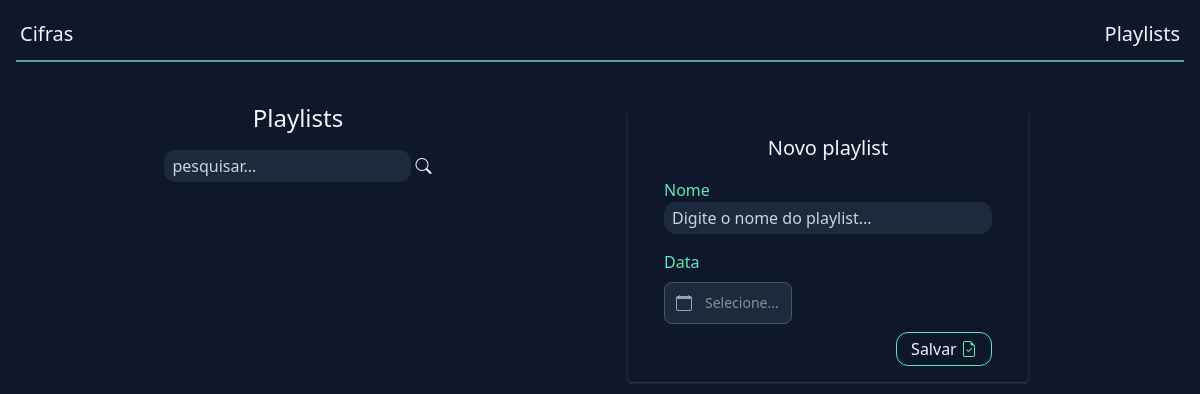
/playlist, run on an earlier commit of the app's database.
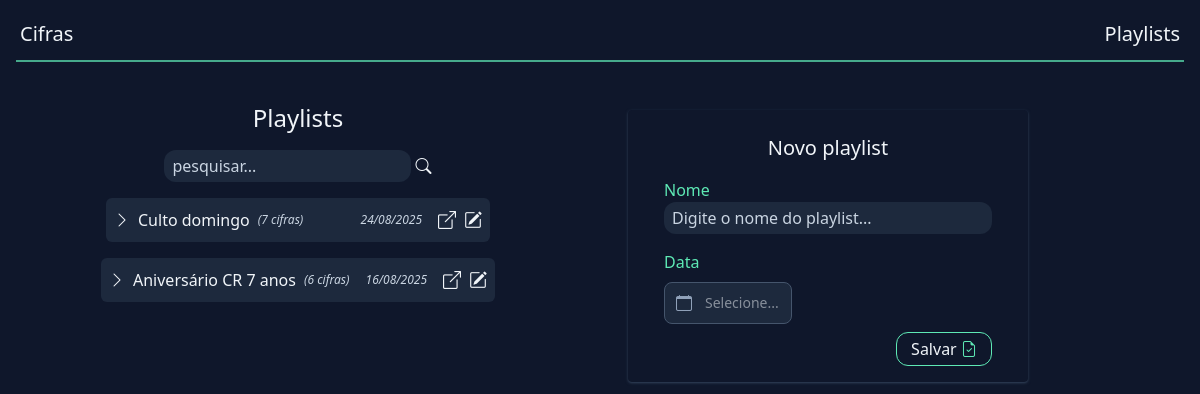
And on a later commit of the database.
### tables this page shows
CREATE TABLE "playlists"(
	id integer primary key,
  "playlist_name" varchar(255),
 	dt_event timestamp
);

### helpers.php (called while the page is built, shortened)
<?php
function view($view, $data = [])
{
    require "views/template/app.php";
}

### controllers/playlist.controller.php (called while the page is built, shortened)
<?php
$pesquisa = $_REQUEST['pesquisar'] ?? null;
if (!$pesquisa) {
    $playlists = $database
        ->query(
            query: "
                select pl.id,
                    pl.playlist_name,
                    strftime('%d/%m/%Y', pl.dt_event) as dt_event,
                    count(pli.id) as total_chords
                from playlists pl
                left join playlist_items pli on pl.id = pli.playlist_id
                group by pl.id
                order by pl.dt_event desc
            ",
            class: PlayChordDTO::class
        )->fetchAll();
}
view('playlist', compact('playlists', 'playlistItems'));

### routes.php (called while the page is built, shortened)
<?php
$controller = str_replace('/', '', parse_url($_SERVER['REQUEST_URI'])['path']);
require "controllers/{$controller}.controller.php";

### index.php (called while the page is built, shortened)
<?php
require "database.php";
require "helpers.php";
require "routes.php";

### database.php (called while the page is built, shortened)
<?php
class Database
{
    private $db;
    public function __construct()
    {
        $this->db = new PDO("sqlite:database.sqlite");
    }
    public function query(string $query, $class = null, array $params = [])
    {
        $prepare = $this->db->prepare($query);
        if ($class) {
            $prepare->setFetchMode(PDO::FETCH_CLASS, $class);
        }
        $prepare->execute($params);
        return $prepare;
    }
}
$database = new Database();

### views/playlist.view.php (the view, shortened to what this page needs)
<div class="md:mt-6 md:grid md:grid-cols-2 md:gap-2">
    <div class="flex flex-col space-y-4 ">
        <div class="flex mt-4 mx-auto">
            <h1 class="text-2xl text-slate-100 hidden md:block">Playlists</h1>
        </div>
        <div class="group flex items-center gap-2 mx-auto">
            <form method="GET">
                <input
                    type="text"
                    name="pesquisar"
                    placeholder="pesquisar..."
                    class="group bg-slate-800 px-2 py-1 rounded-xl placeholder:text-slate-300 focus:outline-none focus:ring-1 focus:ring-emerald-300/75">
                <button type="submit">
                    <i class="bi bi-search group-focus-within:text-emerald-300/75"></i>
                </button>
            </form>
        </div>
        <?php foreach ($playlists as $playlist) : ?>
            <div class="gap-2 mx-auto max-w-lg min-w-sm">
                <div
                    class="group bg-slate-800 text-slate-100 p-2 rounded-md flex justify-between items-center hover:bg-slate-700 cursor-pointer"
                    onclick="togglePlaylist(this)">
                    <?php if (!empty($playlist->total_chords)) : ?>
                        <i class="bi bi-chevron-right text-slate-100 my-auto transition-transform"></i>
                    <?php else: ?>
                        <i class="bi bi-chevron-right text-slate-100 my-auto transition-transform sr-only"></i>
                    <?php endif; ?>
                    <div class="flex items-center flex-1 ml-2">
                        <p><?= $playlist->playlist_name ?></p>
                        <p class="text-xs text-slate-300 italic ml-2">
                            (<?= $playlist->total_chords ?> cifras)
                        </p>
                    </div>
                    <p class="text-xs text-slate-300 italic ml-4">
                        <?= $playlist->dt_event ?>
                    </p>
                    <i
                        class="bi bi-box-arrow-up-right text-slate-100 my-auto ml-4 text-lg"
                        onclick="openNewScreen(event, '/play-chord?id=<?= $playlist->id ?>')"></i>
                    <i
                        class="bi bi-pencil-square ml-2 text-lg"
                        onclick="editPlaylist(event, this)"></i>
                </div>
            </div>
        <?php endforeach; ?>
    </div>
    <div>
        <div class="md:shadow-sm md:shadow-slate-700 md:rounded hidden md:block w-[25rem] mt-6 ml-6 p-4">
            <div class="flex mt-2">
                <h1 class="text-xl text-slate-100 mx-auto">Novo playlist</h1>
            </div>
            <?php require "views/partials/_new-playlist-form.php" ?>
        </div>
    </div>
</div>

### views/template/app.php (shortened to what this page needs)
<!DOCTYPE html>
<html lang="en">
<head>
    <link href="https://cdn.jsdelivr.net/npm/bootstrap-icons@1.10.5/font/bootstrap-icons.css" rel="stylesheet">
    <link rel="stylesheet" href="https://cdn.jsdelivr.net/npm/flatpickr/dist/flatpickr.min.css">
    <script src="https://cdn.jsdelivr.net/npm/@tailwindcss/browser@4"></script>
</head>
<body class="bg-slate-900">
    <header class="">
        <div>
            <nav class="flex justify-between p-5">
                <a href="/" class="text-xl text-slate-100">Cifras</a>
                <a href="/playlist" class="text-xl text-slate-100">Playlists</a>
            </nav>
            <hr class="border-t-2 border-emerald-300 opacity-70 mx-4 -mt-2" />
        </div>
    </header>
    <main class="text-slate-100 flex flex-col gap-4">
        <?php require "views/{$view}.view.php"; ?>
    </main>
</body>
</html>

### views/partials/_new-playlist-form.php (shortened to what this page needs)
<div class="px-5 mx-auto">
    <form class="flex flex-col mt-4 space-y-4" method="POST" action="/save-playlist">
        <div class="flex flex-col">
            <label class="text-emerald-300">Nome</label>
            <input
                type="text"
                name="name"
                placeholder="Digite o nome do playlist..."
                class="bg-slate-800 px-2 py-1 rounded-xl placeholder:text-slate-300 focus:outline-none focus:ring-1 focus:ring-emerald-300/75" />
        </div>
        <div class="flex flex-col">
            <label class="text-emerald-300 mb-2">Data</label>
            <div class="relative w-48">
                <div class="absolute inset-y-0 left-0 flex items-center pl-3 pointer-events-none">
                </div>
                <input
                    type="text"
                    name="dt_event"
                    id="flatpickr-date"
                    class="bg-slate-800 border border-slate-600 text-slate-100 text-sm rounded-lg
                            focus:ring-emerald-300 focus:border-emerald-300 block w-40 md:w-2/3 lg:w-2/3 pl-10 p-2.5"
                    placeholder="Selecione..."
                    >
            </div>
            <button
                type="submit"
                class="group mt-2 border-1 border-emerald-300 active:border-cyan-300 px-1 py-1 rounded-xl w-24 ml-auto">
                Salvar
                <i class="bi bi-file-earmark-check text-emerald-300 group-active:text-cyan-300"></i>
            </button>
    </form>
</div>

What changed in the data, as far as the page shows it:
added playlists: playlist_name "Culto domingo", total_chords "7", dt_event "24/08/2025"
added playlists: playlist_name "Aniversário CR 7 anos", total_chords "6", dt_event "16/08/2025"
